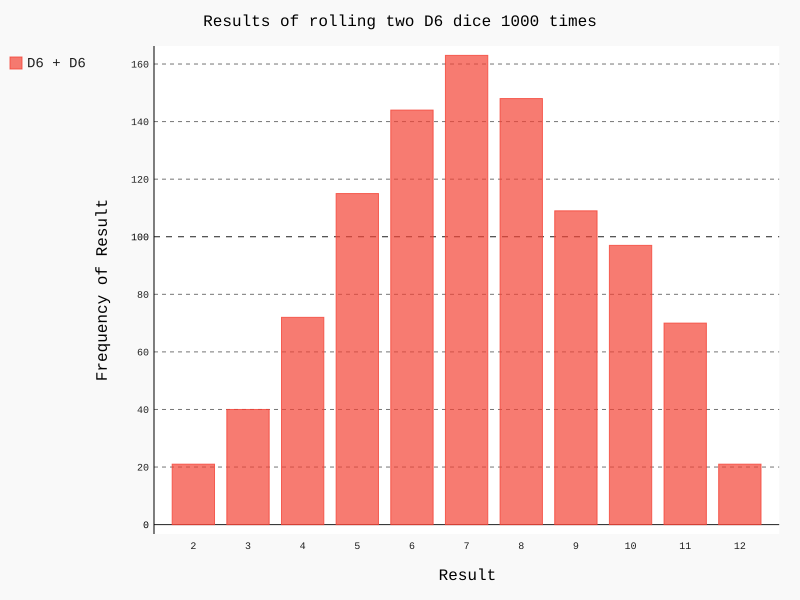

Source code (Python):
import pygal

from die import Die

#Create two D6 dice.
die_1 = Die()
die_2 = Die()

#Make some rolls, and store results in a list.
results = []
for roll_num in range(1000):
    result = die_1.roll() + die_2.roll()
    results.append(result)
    
#Analyze the results.
frequencies = []
max_result = die_1.num_sides + die_2.num_sides

for value in range(2, max_result+1):
    frequency = results.count(value)
    frequencies.append(frequency)
    
#Visualize the results.
hist = pygal.Bar()

hist.title = "Results of rolling two D6 dice 1000 times"
hist.x_labels = ['2', '3', '4', '5', '6', '7', '8', '9', '10', '11', '12']
hist.x_title = "Result"
hist.y_title = "Frequency of Result"

hist.add('D6 + D6', frequencies)
hist.render_to_file('dice_visual.svg')
    
